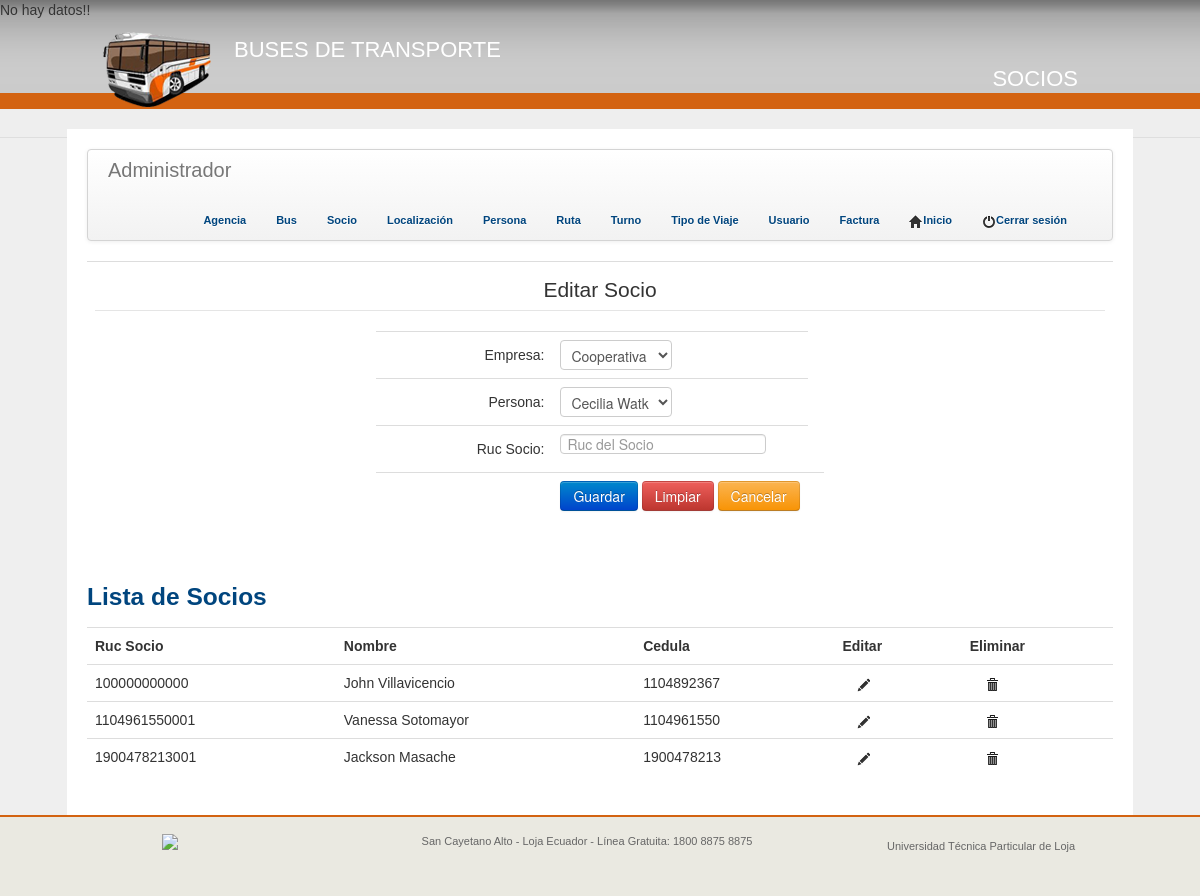
/pages/actSocio.php (signed in), run on the app's committed database.
### tables this page shows
CREATE TABLE IF NOT EXISTS `socio` (
  `rucSocio` varchar(13) NOT NULL,
  `rucEmpresa` varchar(13) NOT NULL,
  `cedulaPersona` varchar(10) NOT NULL,
  PRIMARY KEY (`rucSocio`),
  KEY `cedulaPersona` (`cedulaPersona`),
  KEY `rucEmpresa` (`rucEmpresa`)
);

CREATE TABLE IF NOT EXISTS `persona` (
  `cedula` varchar(10) NOT NULL,
  `Nombres` varchar(40) NOT NULL,
  `Apellidos` varchar(40) NOT NULL,
  `direccion` text NOT NULL,
  `telefono` varchar(25) NOT NULL,
  `correo` varchar(30) NOT NULL,
  PRIMARY KEY (`cedula`)
);

### dll/conexion.php (called while the page is built, shortened)
<?php
		class Conexion{
			var $host;
			var $usuario;
			var $contrasena;
			var $baseDatos;
			function Conexion(){
				$this->host="localhost";
				$this->usuario="root";
				$this->contrasena="";
				$this->baseDatos="buses_db";
			}
			function conectarse(){
				$enlace = mysqli_connect($this->host, $this->usuario, $this->contrasena, $this->baseDatos);
				return($enlace);
			}
		}
?>

### pages/actSocio.php (the view, shortened to what this page needs)
<?php
require "../dll/conexion.php";
$objeConexion = new Conexion();
include ("../dll/conexionsql.php");
extract($_GET);
?>
<!DOCTYPE html>
<html>
<head>
	<link href="../UtplCss/tema.css" rel="stylesheet">
	<link href="../UtplCss/internas.css" rel="stylesheet">
</head>
<body>
	<header>
		<section class="encabezado">
			<div class="logo">
				<a style="float:left;display:block;" href="http://www.utpl.edu.ec"><img src="../img/logo.png"></img></a>
				<h1 style="float:left;">Buses de Transporte</h1>
			</div>
			<div class="tituloPag" id="clickeable" onclick="location.href='../index.php';" style="cursor:pointer;">
				<h1 >
					Socios
				</h1>
			</div>
		</section>
	</header>
	<div class="contenedor">
		<?php
		include ("../php/menu_admin.php");
		?>
		<section id="content">
			<table class="table">
				<tbody>
					<tr>
						<td> <center>
							<form class="form-horizontal" name="Socio" action="../php/actSocio.php?id=<?php echo base64_encode($rucSocio); ?>" method="POST">
								<fieldset>
									<legend>Editar Socio</legend>
									<table>
										<tbody>
											<tr>
												<td><label class="control-label">Empresa:</label></td>
												<td>
													<select required name="selEmpr">
														<?php
														$query = "select Ruc,NombreEmpresa from empresa";
														$result = mysqli_query($objeConexion->conectarse(), $query) or die(mysqli_error());;
														while($row = mysqli_fetch_array($result)){
															if($row['Ruc']==$rucEmpresa){
																echo '<option selected value= "'.$row["Ruc"].'"">'.$row["NombreEmpresa"].'</option>';
															}else{
																echo '<option value= "'.$row["Ruc"].'"">'.$row["NombreEmpresa"].'</option>';
															}
														}
														?>
													</select>
												</td>
											</tr>
											<tr>
												<td><label class="control-label">Persona:</label></td>
												<td>
													<select required name="cedula" id="cedula">
														<?php
														$query = "select cedula,Nombres,Apellidos from persona";
														$result = mysqli_query($objeConexion->conectarse(), $query) or die(mysqli_error());;
														while($row = mysqli_fetch_array($result)){
															if($cedulaPersona==$row['cedula']){
																echo '<option selected value="'.$row["cedula"].'">'.$row["Nombres"].' '.$row["Apellidos"]. '</option>';
															}else{
																echo '<option  value="'.$row["cedula"].'">'.$row["Nombres"].' '.$row["Apellidos"]. '</option>';
															}
														}
														?>
													</select>
												</td>
											</tr>
											<tr>
												<td><label class="control-label">Ruc Socio:</label></td>
												<td><input name="rucSocio" type="text" placeholder="Ruc del Socio" value="<?php echo $rucSocio; ?>" required></td>
											</tr>
											<tr>
												<td></td>
												<td>
													<center>
														<button class=" btn btn-primary" type="submit"> Guardar </button>
														<button class="btn btn-danger" type="reset"> Limpiar </button>
														<input class="btn btn-warning" type="button" name="Cancelar" value="Cancelar" onClick="location.href='../index.php'">
													</center>
												</td>
												<td></td>
											</tr>
										</tbody>
									</table>
								</fieldset>
							</form>
						</center>
					</td>
				</tr>
			</tbody>
		</table>
		<?php
		include("../php/listarSocio.php");
		?>
	</section>
</div>
<footer>
	<div class="containerdiv">
		<div id="cc">
			<a href="http://creativecommons.org/licenses/by-nc-nd/3.0/ec/" target="_blank"><img src="http://www.utpl.edu.ec/sites/all/themes/utpl/images/cc.jpg"></a>
		</div>
		<div id="contactinfo">
			<p>San Cayetano Alto  - Loja Ecuador - Línea Gratuita: 1800 8875 8875</p>
		</div>
		<div id="q">
			Universidad Técnica Particular de Loja
		</div>
	</div>
</footer>
</body>
</html>

### php/listarSocio.php (shortened to what this page needs)
<?php
include("../dll/conexionsql.php");
extract($_GET);
if(!isset($bandera)){
	$sql="SELECT socio.rucSocio, persona.Nombres, persona.Apellidos, socio.cedulaPersona FROM socio
	INNER JOIN persona
	ON socio.cedulaPersona = persona.cedula";
	$ressql=mysql_query($sql,$con);
	$totdatos=mysql_num_rows($ressql);
	if($totdatos>0){
		echo "<table border='0' class='table table-hover'>";
		echo "<h3 class=\"azul\">Lista de Socios</h3>";
		echo "<tr>";
		echo "<th scope='col'>"."Ruc Socio"."</th>";
		echo "<th scope='col'>"."Nombre"."</th>";
		echo "<th scope='col'>"."Cedula"."</th>";
		echo "<th scope='col'>"."Editar"."</th>";
		echo "<th scope='col'>"."Eliminar"."</th>";
		echo "</tr>";
		while ($row=mysql_fetch_array($ressql)) {
			echo "<tr class='filas'>";
			echo "<td>".$row[0]."</td>";
			echo "<td>".$row[1]." ".$row[2]."</td>";
			echo "<td>".$row[3]."</td>";
			echo "<td>
			<a href='actSocio.php?id=".base64_encode($row[0])."'>
				<i class='icon-pencil'></i>
			</a>
		</td>";
		echo "<td>
		<a href='../php/listarSocio.php?id=".base64_encode($row[0])."&bandera=1'>
			<i class='icon-trash'></i>
		</a>
	</td>";
	echo "</tr>";
}
echo "</table";
}else{
	echo "No hay datos!!";
}
}
?>

### UtplCss/tema.css (style rules this page uses)
body { background: url("../img/bg.jpg") repeat-x scroll 0% 0% #EFEFEF; margin: 0px; padding: 0px; font-family: Arial,Helvetica,Sans-serif !important; }
.encabezado { margin:auto; width: 1026px; height: 109px; }
.logo { display: inline; margin-top: 28px; width: 500px; color: white; font-weight: bolder; }
.tituloPag { float:right; color: white; font-weight: bolder; display: inline; margin: 29px 35px 0 0; }
.contenedor { width: 1026px; background: white; margin: auto; padding: 20px; }
footer { background: none repeat scroll 0 0 #EAE9E1; border-top: 2px solid #D36311; height: 65px; padding-top: 14px; width: 100%; }
.containerdiv { height: 65px; display: block; margin: 0 auto; width: 1026px; }
#cc { display: block; float: left; height: 42px; margin: 0 35px 23px 60px; width: 105px; }
#contactinfo { color: #666666; display: block; float: left; font-size: 11px; height: 65px; text-align: center; text-decoration: none; width: 600px; }
#q { display: block; float: left; font-size: 11px; color: #666666; height: 25px; margin: 5px 0px 35px 0px; width: 200px; }
h1 { font-size: 22px !important; font-weight: 100; line-height: 40px; text-transform: uppercase; }
.navbar label,a { color: #00457E !important; font-family: Arial,Helvetica,Sans-serif !important; font-size: 11px !important; font-weight: bold !important; padding: 8px 15px; text-decoration: none !important; }
.peq15 input, select, textarea, .uneditable-input { width: 8em; }

### UtplCss/internas.css (style rules this page uses)
.azul { color: #00457E; }

### data on the page
socio: rucSocio "100000000000", cedulaPersona.Nombres "John", cedulaPersona.Apellidos "Villavicencio", cedulaPersona "1104892367"
socio: rucSocio "1104961550001", cedulaPersona.Nombres "Vanessa", cedulaPersona.Apellidos "Sotomayor", cedulaPersona "1104961550"
socio: rucSocio "1900478213001", cedulaPersona.Nombres "Jackson", cedulaPersona.Apellidos "Masache", cedulaPersona "1900478213"

### other printed values
form field selEmpr "Cooperativa Loja"
form field cedula "Cecilia Watkins"
